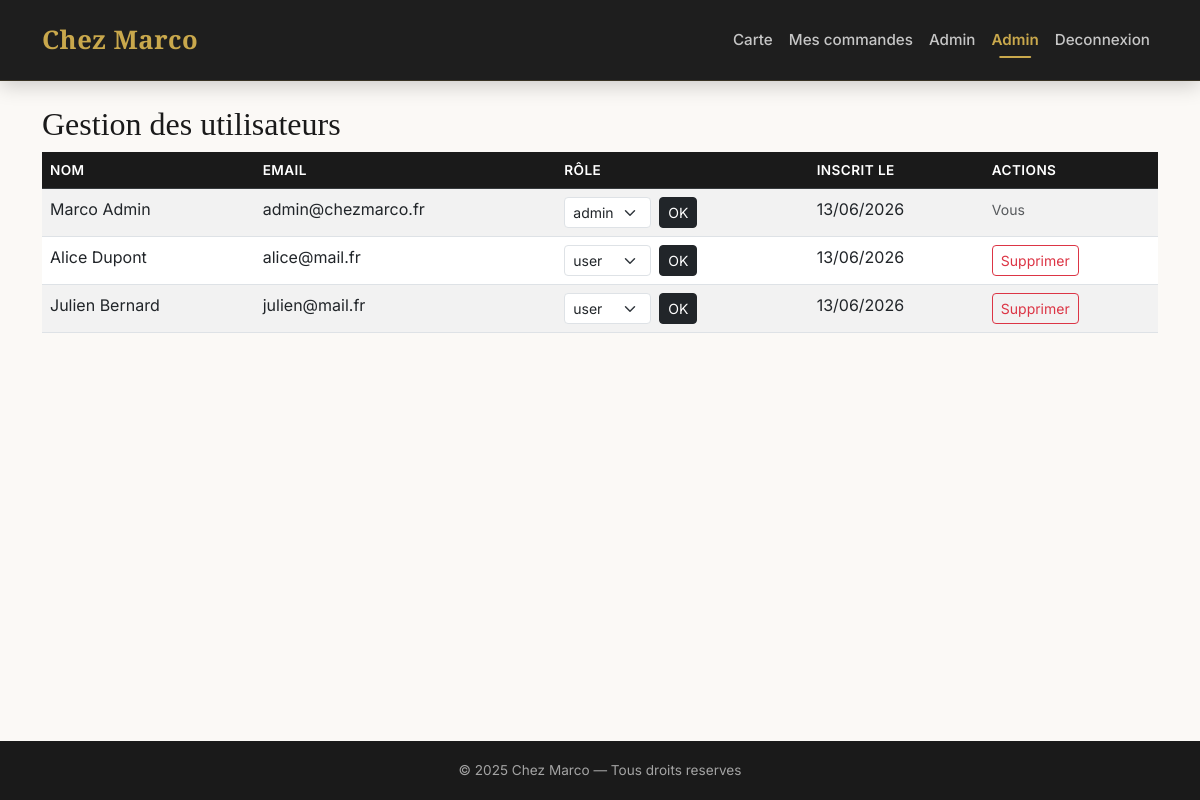
The app's page /?action=admin_users (signed in) with its own data.
### tables this page shows
CREATE TABLE users (
    id         INT AUTO_INCREMENT PRIMARY KEY,
    nom        VARCHAR(100)              NOT NULL,
    prenom     VARCHAR(100)              NOT NULL,
    email      VARCHAR(150)              NOT NULL UNIQUE,
    password   VARCHAR(255)              NOT NULL,
    role       ENUM('admin', 'user')     NOT NULL DEFAULT 'user',
    created_at DATETIME                  NOT NULL DEFAULT CURRENT_TIMESTAMP
);

### controllers/AdminController.php (called while the page is built, shortened)
<?php
require_once 'models/User.php';
class AdminController {
    private PDO $pdo;
    public function __construct(PDO $pdo) {
        $this->pdo = $pdo;
    }
    public function users(): void {
        $users = (new User($this->pdo))->getAll();
        require 'views/admin/users.php';
    }
}

### models/User.php (called while the page is built, shortened)
<?php
class User {
    private PDO $pdo;
    public function __construct(PDO $pdo) { $this->pdo = $pdo; }
    public function getAll(): array {
        return $this->pdo->query(
            'SELECT id, nom, prenom, email, role, created_at FROM users ORDER BY created_at DESC'
        )->fetchAll();
    }
}

### views/admin/users.php (the view, shortened to what this page needs)
<?php require 'views/layout/header.php'; ?>
<h2>Gestion des utilisateurs</h2>
<table class="table table-hover table-striped">
    <thead class="table-dark">
        <tr><th>Nom</th><th>Email</th><th>Rôle</th><th>Inscrit le</th><th>Actions</th></tr>
    </thead>
    <tbody>
    <?php foreach ($users as $user): ?>
        <tr>
            <td><?= htmlspecialchars($user['prenom'] . ' ' . $user['nom']) ?></td>
            <td><?= htmlspecialchars($user['email']) ?></td>
            <td>
                <form method="POST" action="<?= BASE_URL ?>?action=admin_user_role" class="d-flex gap-2 align-items-center">
                    <select name="role" class="form-select form-select-sm" style="width:auto">
                        <option value="user"  <?= $user['role'] === 'user'  ? 'selected' : '' ?>>user</option>
                        <option value="admin" <?= $user['role'] === 'admin' ? 'selected' : '' ?>>admin</option>
                    </select>
                    <button type="submit" class="btn btn-sm btn-dark">OK</button>
                </form>
            </td>
            <td><?= date('d/m/Y', strtotime($user['created_at'])) ?></td>
            <td>
                <?php if ($user['id'] !== $_SESSION['user_id']): ?>
                    <button class="btn btn-sm btn-outline-danger btn-delete"
                            data-href="<?= BASE_URL ?>?action=admin_user_delete&id=<?= $user['id'] ?>">
                        Supprimer
                    </button>
                <?php else: ?>
                    <span class="text-muted small">Vous</span>
                <?php endif; ?>
            </td>
        </tr>
    <?php endforeach; ?>
    </tbody>
</table>
<?php require 'views/layout/footer.php'; ?>

### public/css/style.css (style rules this page uses)
:root { --color-noir: #1A1A1A; --color-blanc: #FBF9F6; --color-blanc-pur: #FFFFFF; --color-dore: #C9A84C; --color-rouge: #D6303A; --color-gris: #6c757d; --color-gris-clair: #e9e5df; --font-titre: 'Playfair Display', Georgia, serif; --font-corps: 'Inter', system-ui, sans-serif; --radius: 12px; --shadow-card: 0 4px 15px rgba(0, 0, 0, 0.04); --transition: 0.2s ease; }
body { background-color: var(--color-blanc); font-family: var(--font-corps); color: var(--color-noir); min-height: 100vh; display: flex; flex-direction: column; }
h1, h2, h3, h4 { font-family: var(--font-titre); color: var(--color-noir); }
.table th { background-color: var(--color-noir); color: #fff; font-weight: 600; font-size: 0.85rem; text-transform: uppercase; letter-spacing: 0.03em; }

### records on screen
users: prenom+nom "Marco Admin", email "admin@chezmarco.fr", role "admin", created_at "13/06/2026", shows "Vous"
users: prenom+nom "Alice Dupont", email "alice@mail.fr", role "user", created_at "13/06/2026"
users: prenom+nom "Julien Bernard", email "julien@mail.fr", role "user", created_at "13/06/2026"

### other values on screen
$_SESSION['nom'] "Admin"
